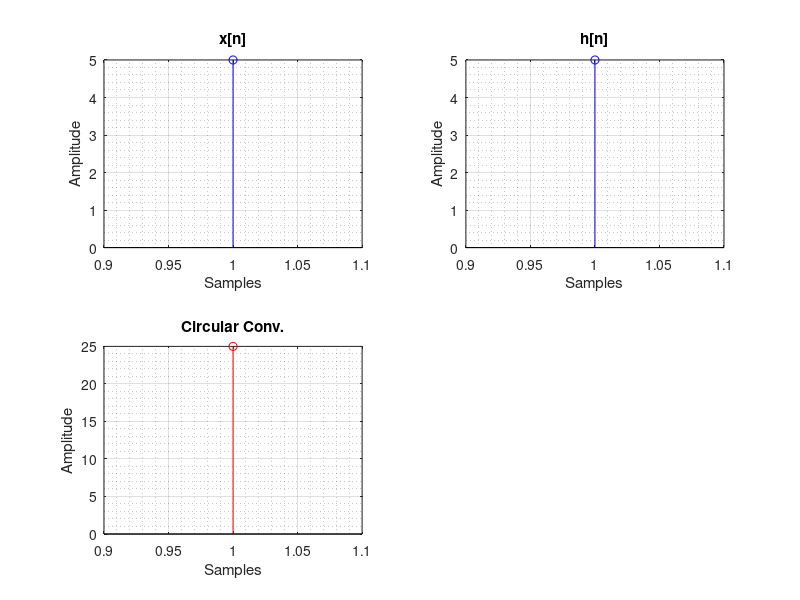

Recreate this plot in MATLAB.
% Program to do Circular Convoution of two given seq.s
clc; clear;

xn = input('x[n] : ');
hn = input('h[n] : ');

m = length(xn);
n = length(hn);
p = max([m,n]);

% Zero padding
if p==m
    x = xn;
    h = [hn,zeros(1,p-n)];
end
if p==n
    h = hn;
    x = [xn,zeros(1,p-m)];
end

% Circular Convolution
C = zeros(1,p);
for i = 1:p
    for j = 1:p
        k = mod(i-j,p); % signed remainder after division
        C(i) = C(i) + x(j)*h(k+1);
    end
end

% Plots
figure('Name','Circular Convolution','NumberTitle','off','Color','w')
subplot(2,2,1)
stem(1:m,xn,'b'), grid on, grid minor
title('x[n]')
xlabel('Samples')
ylabel('Amplitude')

subplot(2,2,2)
stem(1:n,hn,'b'), grid on, grid minor
title('h[n]')
xlabel('Samples')
ylabel('Amplitude')

subplot(2,2,3)
stem(1:p,C,'r'), grid on, grid minor
title('Circular Conv.')
xlabel('Samples')
ylabel('Amplitude')

print('-clipboard','-dbitmap')
